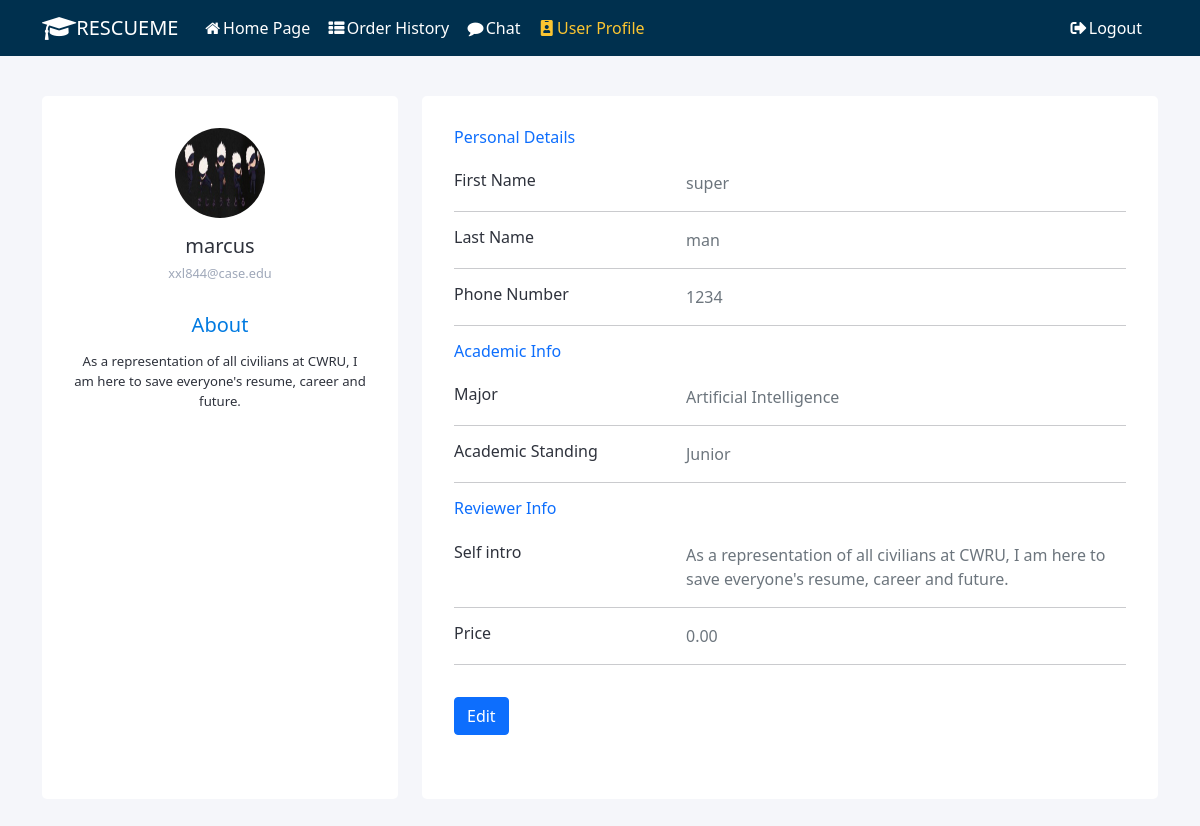
The page /user_profile/ (signed in) on the database as committed earlier.
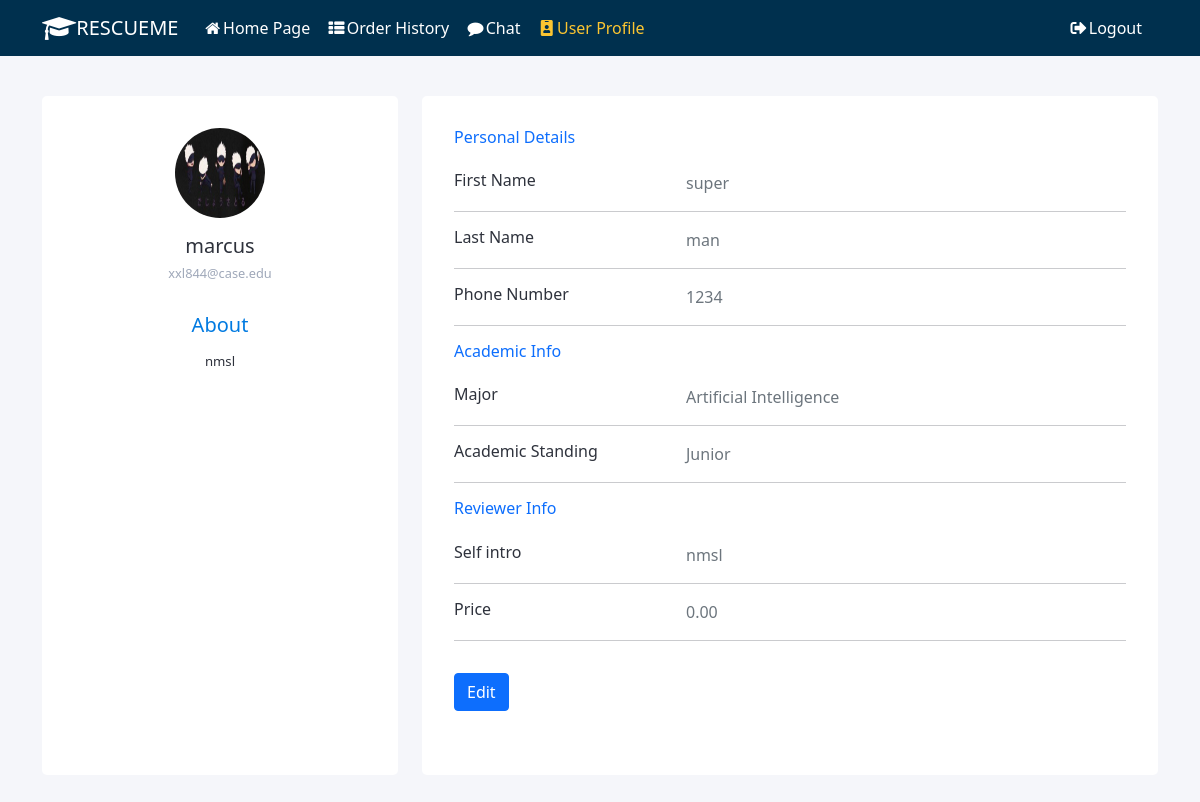
The same page on the database as committed later.
### resume_review/models.py (models this page shows, shortened)
class Reviewer(models.Model):
    account = models.ForeignKey(Account, on_delete=models.CASCADE)
    price = models.DecimalField(max_digits=6, decimal_places=2, default=0)
    specialized_field = models.CharField(max_length=255)
    self_intro = models.TextField()
    delivery_time = models.DateTimeField(null=False, default=timezone.now)

### resume_review/views.py (the view, shortened to what this page needs)
# urls.py: path('user_profile/', views.UserProfileView.as_view(), name='user_profile'),
class UserProfileView(FormView):
    template_name = 'user_profile.html'
    form_class = UserProfileForm
    success_url = '/user_profile'
    def get_context_data(self, **kwargs):
        context = super().get_context_data(**kwargs)
        user = self.request.user
        context['user_name'] = user.username if user.is_authenticated else None
        context['email'] = user.email if user.is_authenticated else None
        context['account'] = user_api.get_account_by_user(user)
        account = user_api.get_account_by_user(user)
        reviewer = user_api.get_reviewer_by_account(account)
        if not reviewer:
            context['self_intro'] = ''
            context['reviewer'] = 'false'
            context['price'] = ''
        else:
            context['self_intro'] = reviewer.self_intro
            context['reviewer'] = 'true'
            context['price'] = reviewer.price
        return context
    def get(self, request, *args, **kwargs):
        context = self.get_context_data(**kwargs)
        if not self.request.user.is_authenticated:
            return HttpResponseRedirect('/')
        return self.render_to_response(context)

### resume_review/user_api.py (called while the page is built)
def get_reviewer_by_account(account):
    try:
        reviewers = Reviewer.objects.filter(account=account)
        if len(reviewers) == 0:
            logger.error('cannot find reviewer for %s' % account.user)
            return None
        return reviewers[0]
    except:
        logger.error('get_reviewer_by_account failed')
    return None

def get_account_by_user(user):
    try:
        accounts = Account.objects.filter(user=user)
        if len(accounts) == 0:
            logger.error('cannot find account for user %s' % user)
            return None
        return accounts[0]
    except:
        logger.error('get_account_by_user failed')
    return None

### resume_review/templates/user_profile.html (shortened to what the changed rows need)
{% extends "base.html" %}
{% load static %}
{% block content %}
<link rel="stylesheet" href="{% static 'css/user_profile.css' %}" />
<div class="main-body">
    <form class="profile-form" id="profile-form" method="post" action="" enctype="multipart/form-data" novalidate>
        <div class="container">
            <div class="row gutters">
                <div class="col-xl-4 col-lg-4 col-md-12 col-sm-12 col-12">
                    <div class="card h-100">
                        <div class="card-body">
                            <div class="account-settings">
                                <div class="user-profile">
                                    {% if reviewer == 'true' %}
                                    <div class="about">
                                        <h5>About</h5>
                                        <p>{{ self_intro }}</p>
                                    </div>
                                    {% endif %}
                                </div>
                            </div>
                        </div>
                    </div>
                </div>
                <div class="col-xl-8 col-lg-8 col-md-12 col-sm-12 col-12">
                    <div class="card h-100">
                        <div class="card-body">
                            {% if reviewer == "false" %}
                            <div class="reviewer-profile card mt-3">
                                <div class="justify-content-center pt-5 pb-5" style="align-items:center">
                                    <h3 class="text-center"><i class="fa fa-lock text-primary fa-3x pb-3"></i></h3>
                                    <input type="text" name="unlock" value="{{reviewer}}" id="id_unlock" hidden>
                                    <button class="btn btn-outline-primary d-flex justify-content-center" style="margin: 0 auto;" id="unlock" type="button"  data-toggle="modal" data-target="#unlockModal">Unlock Reviewer</button>
                                </div>
                            </div>
                            {% else %}
                            <div class="row mb-3">
                                {% with field=form.self_intro %}
                                <div class="col-sm-8">
                                    <div class="info text-secondary" id="info_self_intro">
                                        {{ self_intro }}
                                    </div>
                                </div>
                                {% endwith %}
                            </div>
                            <div class="row mb-3">
                                {% with field=form.price %}
                                <div class="col-sm-8">
                                    <div class="info text-secondary" id="info_price">
                                        {{ price }}
                                    </div>
                                </div>
                                {% endwith %}
                            </div>
                            {% endif %}
                        </div>
                    </div>
                </div>
            </div>
        </div>
    </form>
</div>
{% endblock %}

Rows that differ between the two databases and show on the page:
changed Reviewer: self_intro "As a representation of all civilians at CWRU, I am here to save everyone's resume, career and future." → "nmsl"
